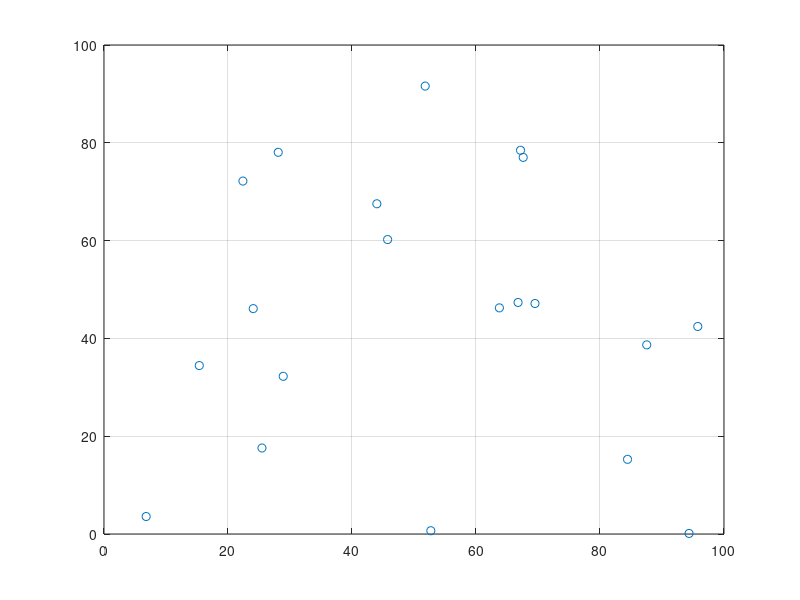

MATLAB code for this plot:
clc;
clear all;
%close all;

%a = rand(20,2);
%a=a*100;
%a=[a' [50 50]']';
a=[15.3657   34.4462
   28.1005   78.0520
   44.0085   67.5332
   52.7143    0.6715
   87.5372   38.6771
   51.8052   91.5991
   94.3623    0.1151
   63.7709   46.2449
   95.7694   42.4349
   24.0707   46.0916
   67.6122   77.0160
   28.9065   32.2472
   67.1808   78.4739
   69.5140   47.1357
    6.7993    3.5763
   25.4790   17.5874
   22.4040   72.1758
   66.7833   47.3486
   84.4392   15.2721
   45.7424   60.2170];
plot(a(:,1),a(:,2),'o');
grid on;